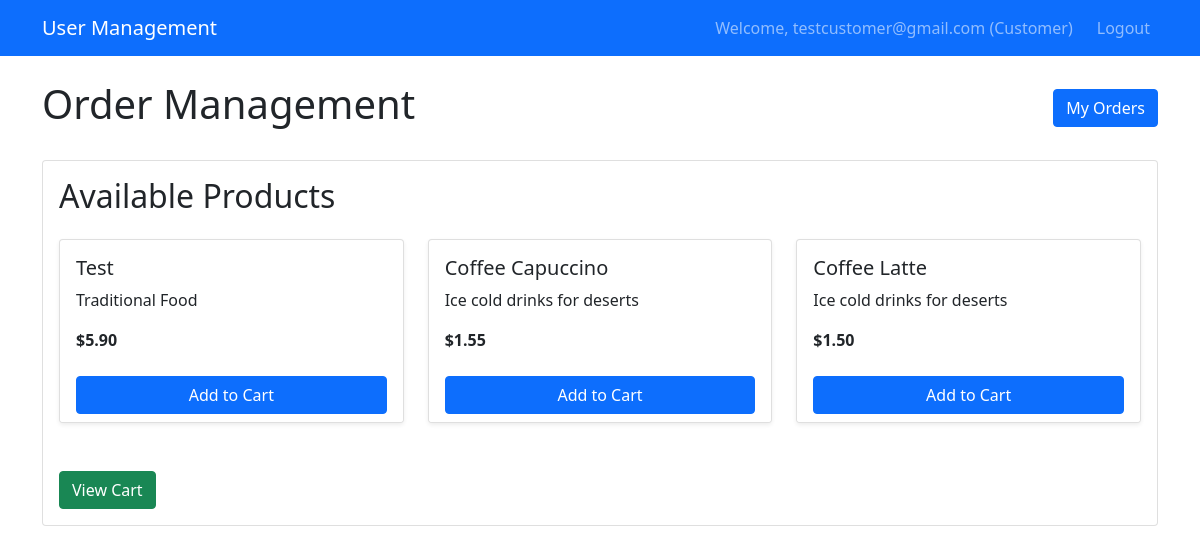
The page /dashboards/customer/ (signed in) on the database its author committed.
### accounts/models.py (models this page shows, shortened)
class CustomUser(AbstractUser):
    USER_ROLE_TYPE_CHOICES = (
        (1, 'SystAdmin'),
        (2, 'SalesRep'),
        (3, 'Customer'),
    )
    email = models.EmailField(unique=True)
    user_role = models.PositiveSmallIntegerField(choices=USER_ROLE_TYPE_CHOICES, default=1)
    created_at = models.DateTimeField(auto_now_add=True)
    updated_at = models.DateTimeField(auto_now=True)
    USERNAME_FIELD = 'email'
    REQUIRED_FIELDS = ['username']  # Remove 'email' from here since it's now the USERNAME_FIELD
    class Meta:
        db_table = 'users'

### products/models.py (models this page shows, shortened)
class Product(models.Model):
    name = models.CharField(max_length=255, unique=True)
    category = models.ForeignKey(Category, on_delete=models.SET_NULL, null=True, related_name="products")
    sku = models.CharField(max_length=50, unique=True, editable=False)
    description = models.TextField(blank=True)
    price = models.DecimalField(max_digits=10, decimal_places=2)
    created_by = models.ForeignKey(CustomUser, on_delete=models.SET_NULL, null=True, blank=True)
    created_at = models.DateTimeField(auto_now_add=True)
    updated_at = models.DateTimeField(auto_now=True)
    is_active = models.BooleanField(default=True)
    class Meta:
        db_table = 'products'
        indexes = [
            models.Index(fields=["name"]),
            models.Index(fields=["sku"]),
        ]

### dashboards/views.py (the view)
# urls.py: path('customer/', views.customer_dashboard, name='customer_dashboard'),
@login_required
def customer_dashboard(request):
    if request.user.user_role != 3:
        messages.error(request, 'Access denied.')
        return HttpResponseForbidden('Access denied.')
    products = Product.objects.filter(is_active=True)
    context = {
        'user': request.user,
        'products': products,
    }
    return render(request, 'dashboards/customer_dashboard.html', context)

### templates/dashboards/customer_dashboard.html (shortened to what this page needs)
{% extends 'partials/base.html' %}
{% block content %}
<div class="d-flex justify-content-between align-items-center mb-4">
    <h1>Order Management</h1>
    <a href="{% url 'my_orders' %}" class="btn btn-primary">My Orders</a>
</div>
<div class="card">
    <div class="card-body">
        <h2 class="mb-4">Available Products</h2>
        <div class="row">
            {% for product in products %}
            <div class="col-md-4 mb-4">
                <div class="card shadow-sm h-100">
                    <div class="card-body">
                        <h5 class="card-title">{{ product.name }}</h5>
                        <p class="card-text">{{ product.description|truncatewords:15 }}</p>
                        <p class="card-text"><strong>${{ product.price }}</strong></p>
                    </div>
                    <div class="card-footer bg-white border-top-0">
                        <a href="{% url 'cart_add' product.id %}" class="btn btn-primary w-100">
                            Add to Cart
                        </a>
                    </div>
                </div>
            </div>
            {% endfor %}
        </div>
        <div class="mt-4">
            <a href="{% url 'cart_detail' %}" class="btn btn-success">View Cart</a>
        </div>
    </div>
</div>
{% endblock %}

### templates/partials/navbar.html
<nav class="navbar navbar-expand-lg navbar-dark bg-primary">
    <div class="container">
        <a class="navbar-brand" href="{% url 'dashboard' %}">User Management</a>
        <div class="navbar-nav ms-auto">
            {% if user.is_authenticated %}
                <span class="navbar-text me-3">
                    Welcome, {{ user.email }}
                    {% if user.user_role == 1 %}(Admin)
                    {% elif user.user_role == 2 %}(Sales Rep)
                    {% else %}(Customer){% endif %}
                </span>
                <a class="nav-link" href="{% url 'logout' %}">Logout</a>
            {% else %}
                <a class="nav-link" href="{% url 'login' %}">Login</a>
                <a class="nav-link" href="{% url 'customer_register' %}">Register</a>
            {% endif %}
        </div>
    </div>
</nav>

### rows shown on the page
CustomUser: email "testcustomer@gmail.com"
Product: name "Test", description "Traditional Food", price "5.90"
Product: name "Coffee Capuccino", description "Ice cold drinks for deserts", price "1.55"
Product: name "Coffee Latte", description "Ice cold drinks for deserts", price "1.50"
